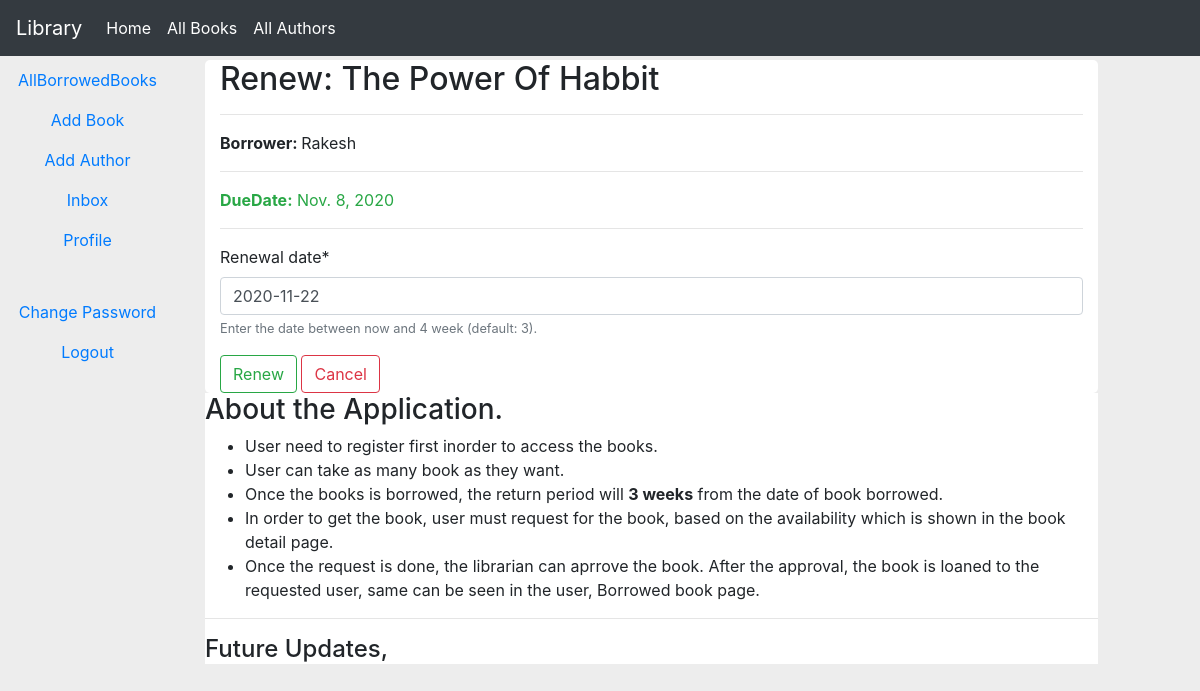
The app's page /catalog/books/0b545794-e1ec-409e-96bd-224d7bdc93ca/renewal/ (signed in) with its own data.
### catalog/models.py (models this page shows, shortened)
class BookInstance(models.Model):
    id = models.UUIDField(primary_key=True, default=uuid.uuid4, help_text="Unique ID of the book")
    book = models.ForeignKey('Book',on_delete=models.CASCADE, null=True)
    imprint = models.CharField(max_length=200)
    due_back = models.DateField(null=True, blank=True)
    LOAN_STATUS = (('m','Maintenance'),('o','On Loan'),('a','Available'),('r', 'Received'),('R','Request'),('A','AdvanceRequest'))
    status = models.CharField(max_length=1, choices=LOAN_STATUS, blank=True,default='m', help_text="Book Availability")
    borrower = models.ForeignKey(User,on_delete=models.SET_NULL, null=True,blank=True)
    class Meta:
        ordering = ['due_back']
        permissions = (('Can_mark_retuned','Set book as returned'),)
    @property
    def is_overdure(self):
        if self.due_back and date.today() > self.due_back:
            return True
        else:
            return False

class Book(models.Model):
    title = models.CharField(max_length=200)
    author = models.ForeignKey('Author', on_delete=models.SET_NULL, null=True)
    summary = models.TextField(max_length=1000, help_text="Enter a brief description of the book")
    isbn = models.CharField('ISBN', max_length=13,help_text="13 character unique number")
    genre = models.ManyToManyField(Genre, help_text="Select the genre of the book")
    language = models.ForeignKey('Language', on_delete=models.SET_NULL, null=True)
    def display_genre(self):
        return ", ".join(genre.name for genre in self.genre.all()[:3])
    display_genre.short_description = "Genre"

### catalog/views.py (the view)
# urls.py: path('books/<uuid:pk>/renewal/',views.renew_books, name="renew_book_librarian"),
@permission_required('catalog.Can_mark_retuned')
def renew_books(request,pk):
    book_instance = get_object_or_404(BookInstance,id=pk)
    if request.method == "POST":
        form = RenewLoanBook(request.POST)
        print(form)
        if form.is_valid():
            book_instance.due_back = form.cleaned_data['renewal_date']
            book_instance.save()
            return redirect(reverse_lazy('catalog:allloanedbooks'))
    else:
        proposed_date = datetime.date.today() + datetime.timedelta(weeks=3)
        form = RenewLoanBook(initial={'renewal_date':proposed_date})
    ctx = {
       'book_instance':book_instance,
       'form': form
    }
    return render(request,'catalog/renewal_book.html',ctx)

### catalog/forms.py (shortened to what this page needs)
class RenewLoanBook(forms.Form):
    renewal_date = forms.DateField(help_text="Enter the date between now and 4 week (default: 3).")

### catalog/templates/catalog/renewal_book.html (shortened to what this page needs)
{% extends "catalog/base.html" %}
{% load crispy_forms_tags %}
{% block content %}
   <h2>Renew: {{ book_instance.book.title }}</h2>
   <hr>
   <p><strong>Borrower: </strong>{{ book_instance.borrower }}</p>
   <hr>
   <p class="{% if book_instance.is_overdure %}text-danger{% else %}text-success{% endif %}"><strong>DueDate:</strong> {{ book_instance.due_back }}</p>
   <hr>
   <form class="" action="" method="post">
     {{ form | crispy }}
     <input type="submit" name="Renew" value="Renew" class="btn btn-outline-success">
     <input class="btn btn-outline-danger" type="submit" name="Cancel" value="Cancel" onclick="window.location='{% url 'catalog:allloanedbooks' %}';return false;">
   </form>
{% endblock %}

### catalog/static/css/style.css (style rules this page uses)
body { background-color: #ededed; margin-top: 60px; }

### records on screen
BookInstance: book "The Power Of Habbit", borrower "Rakesh", due_back "Nov. 8, 2020"
